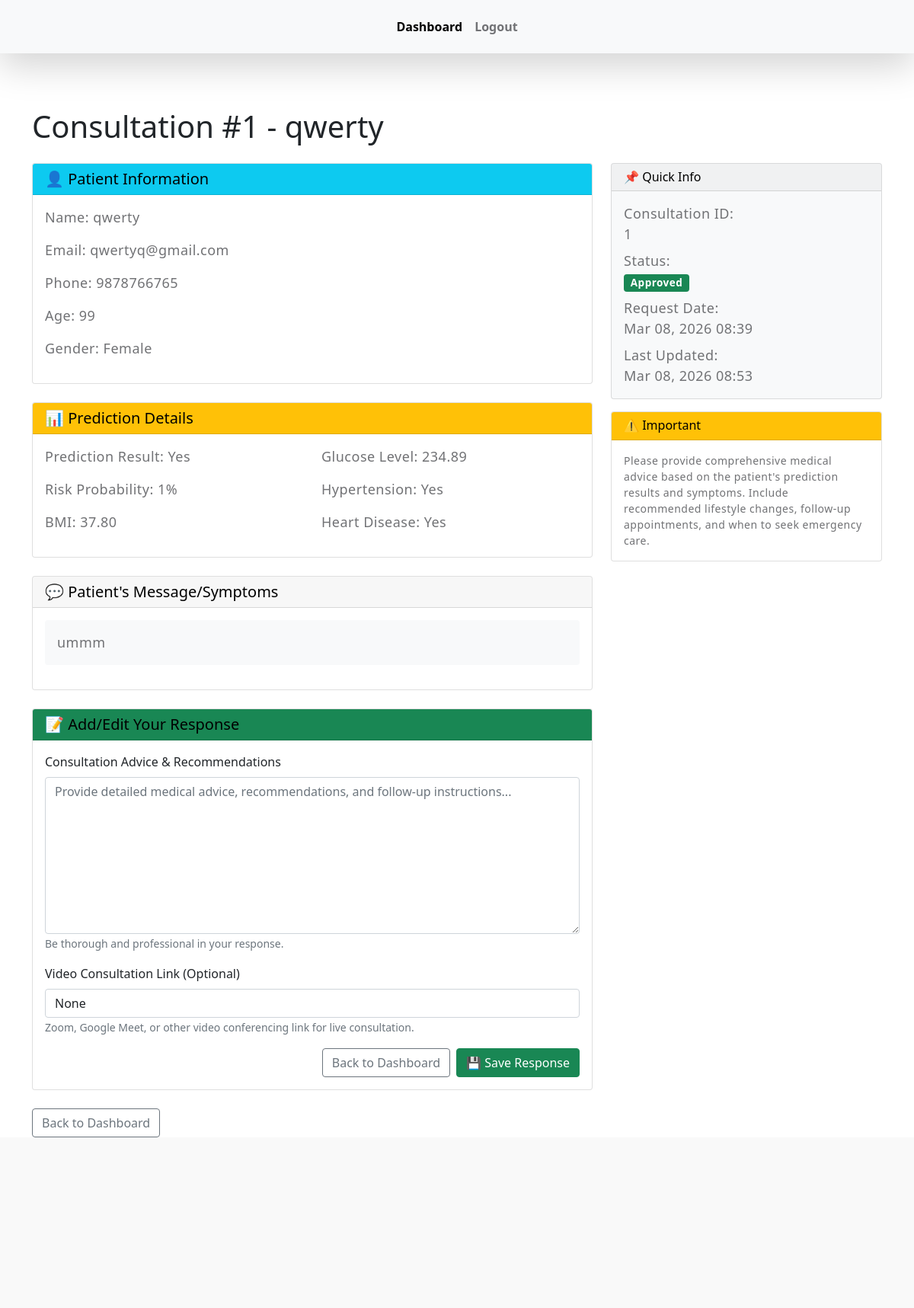
Page /update_consultation/1/ (signed in) on the committed database.
### stroke_prediction/models.py (models this page shows, shortened)
class ConsultationRequest(models.Model):
    STATUS_CHOICES = [
        ('Pending', 'Pending'),
        ('Approved', 'Approved'),
        ('Rejected', 'Rejected'),
    ]
    user = models.ForeignKey(regtable, on_delete=models.CASCADE)
    prediction = models.ForeignKey(Prediction, on_delete=models.CASCADE)
    patient_name = models.CharField(max_length=150)
    email = models.EmailField()
    message = models.TextField(help_text="Message or symptoms description")
    status = models.CharField(max_length=20, choices=STATUS_CHOICES, default='Pending')
    doctor = models.ForeignKey('Doctor', on_delete=models.SET_NULL, blank=True, null=True, related_name='consultations')
    doctor_name = models.CharField(max_length=150, blank=True, null=True)
    consultation_message = models.TextField(blank=True, null=True, help_text="Doctor's response")
    meeting_link = models.URLField(blank=True, null=True, help_text="Video consultation link")
    created_at = models.DateTimeField(auto_now_add=True)
    updated_at = models.DateTimeField(auto_now=True)
    class Meta:
        ordering = ['-created_at']

class regtable(models.Model):
    name=models.CharField(max_length=150)
    phone_number=models.CharField(max_length=120)
    email=models.CharField(max_length=120)
    password=models.CharField(max_length=120)
    password_reset_token=models.CharField(max_length=255, blank=True, null=True)
    password_reset_token_expire=models.DateTimeField(blank=True, null=True)

class Prediction(models.Model):
    user = models.ForeignKey(regtable, on_delete=models.CASCADE)
    gender = models.CharField(max_length=10)
    age = models.IntegerField()
    hypertension = models.IntegerField()
    heart_disease = models.IntegerField()
    ever_married = models.CharField(max_length=10)
    work_type = models.CharField(max_length=30)
    residence_type = models.CharField(max_length=10)
    avg_glucose_level = models.FloatField()
    bmi = models.FloatField()
    smoking_status = models.CharField(max_length=20)
    prediction_result = models.CharField(max_length=5)
    probability_no_stroke = models.FloatField()
    probability_stroke = models.FloatField()
    created_at = models.DateTimeField(auto_now_add=True)

### stroke_prediction/views.py (the view, shortened to what this page needs)
# urls.py: path('update_consultation/<int:consultation_id>/', views.update_consultation_response, name='update_consultation'),
def update_consultation_response(request, consultation_id):
    if 'doctor_id' not in request.session:
        return redirect('doctor_login')
    doctor = Doctor.objects.get(id=request.session['doctor_id'])
    try:
        consultation = ConsultationRequest.objects.get(id=consultation_id, doctor=doctor)
    except ConsultationRequest.DoesNotExist:
        return redirect('doctor_dashboard')
    return render(request, 'doctor_consultation_detail.html', {
        'consultation': consultation
    })

### templates/doctor_consultation_detail.html (shortened to what this page needs)
{% load static %}
{% block content %}
{% include 'header.html' %}
<!DOCTYPE html>
<html lang="en">
<head>
    <link href="https://cdn.jsdelivr.net/npm/bootstrap@5.1.3/dist/css/bootstrap.min.css" rel="stylesheet">
</head>
<body>
    <div class="container mt-5">
        <h1 class="mb-4">Consultation #{{ consultation.id }} - {{ consultation.patient_name }}</h1>
        <div class="row">
            <div class="col-md-8">
                <div class="card mb-4">
                    <div class="card-header bg-info text-white">
                        <h5 class="mb-0">👤 Patient Information</h5>
                    </div>
                    <div class="card-body">
                        <p><strong>Name:</strong> {{ consultation.patient_name }}</p>
                        <p><strong>Email:</strong> {{ consultation.email }}</p>
                        <p><strong>Phone:</strong> {{ consultation.user.phone_number }}</p>
                        <p><strong>Age:</strong> {{ consultation.prediction.age }}</p>
                        <p><strong>Gender:</strong> {{ consultation.prediction.gender }}</p>
                    </div>
                </div>
                <div class="card mb-4">
                    <div class="card-header bg-warning text-dark">
                        <h5 class="mb-0">📊 Prediction Details</h5>
                    </div>
                    <div class="card-body">
                        <div class="row">
                            <div class="col-md-6">
                                <p><strong>Prediction Result:</strong> {{ consultation.prediction.prediction_result }}</p>
                                <p><strong>Risk Probability:</strong> {{ consultation.prediction.probability_stroke|floatformat:0 }}%</p>
                                <p><strong>BMI:</strong> {{ consultation.prediction.bmi|floatformat:2 }}</p>
                            </div>
                            <div class="col-md-6">
                                <p><strong>Glucose Level:</strong> {{ consultation.prediction.avg_glucose_level|floatformat:2 }}</p>
                                <p><strong>Hypertension:</strong> {% if consultation.prediction.hypertension == 1 %}Yes{% else %}No{% endif %}</p>
                                <p><strong>Heart Disease:</strong> {% if consultation.prediction.heart_disease == 1 %}Yes{% else %}No{% endif %}</p>
                            </div>
                        </div>
                    </div>
                </div>
                <div class="card mb-4">
                    <div class="card-header">
                        <h5 class="mb-0">💬 Patient's Message/Symptoms</h5>
                    </div>
                    <div class="card-body">
                        <p class="bg-light p-3 rounded">{{ consultation.message }}</p>
                    </div>
                </div>
                <div class="card">
                    <div class="card-header bg-success text-white">
                        <h5 class="mb-0">📝 Add/Edit Your Response</h5>
                    </div>
                    <div class="card-body">
                        <form method="post">
                            <div class="mb-3">
                                <label for="consultation_message" class="form-label">Consultation Advice & Recommendations</label>
                                <textarea class="form-control" id="consultation_message" name="consultation_message"
                                          rows="8" placeholder="Provide detailed medical advice, recommendations, and follow-up instructions..." required>{{ consultation.consultation_message }}</textarea>
                                <small class="form-text text-muted">Be thorough and professional in your response.</small>
                            </div>
                            <div class="mb-3">
                                <label for="meeting_link" class="form-label">Video Consultation Link (Optional)</label>
                                <input type="url" class="form-control" id="meeting_link" name="meeting_link"
                                       placeholder="https://meet.google.com/... or https://zoom.us/..."
                                       value="{{ consultation.meeting_link }}">
                                <small class="form-text text-muted">Zoom, Google Meet, or other video conferencing link for live consultation.</small>
                            </div>
                            <div class="d-grid gap-2 d-md-flex justify-content-md-end">
                                <a href="/doctor_dashboard/" class="btn btn-outline-secondary">Back to Dashboard</a>
                                <button type="submit" class="btn btn-success">💾 Save Response</button>
                            </div>
                        </form>
                    </div>
                </div>
            </div>
            <div class="col-md-4">
                <div class="card bg-light">
                    <div class="card-header">
                        <h6 class="mb-0">📌 Quick Info</h6>
                    </div>
                    <div class="card-body">
                        <p class="mb-2">
                            <strong>Consultation ID:</strong><br>
                            {{ consultation.id }}
                        </p>
                        <p class="mb-2">
                            <strong>Status:</strong><br>
                            <span class="badge bg-success">{{ consultation.status }}</span>
                        </p>
                        <p class="mb-2">
                            <strong>Request Date:</strong><br>
                            {{ consultation.created_at|date:"M d, Y H:i" }}
                        </p>
                        <p class="mb-0">
                            <strong>Last Updated:</strong><br>
                            {{ consultation.updated_at|date:"M d, Y H:i" }}
                        </p>
                    </div>
                </div>
                <div class="card mt-3">
                    <div class="card-header bg-warning text-dark">
                        <h6 class="mb-0">⚠️ Important</h6>
                    </div>
                    <div class="card-body">
                        <p class="small mb-0">
                            Please provide comprehensive medical advice based on the patient's prediction results and symptoms.
                            Include recommended lifestyle changes, follow-up appointments, and when to seek emergency care.
                        </p>
                    </div>
                </div>
            </div>
        </div>
        <div class="mt-4">
            <a href="/doctor_dashboard/" class="btn btn-outline-secondary">Back to Dashboard</a>
        </div>
    </div>
</body>
</html>
{% include 'footer.html' %}
{% endblock %}

### static/css/templatemo-medic-care.css (style rules this page uses)
:root { --white-color: #FFFFFF; --primary-color: #247cff; --section-bg-color: #F9F9F9; --dark-color: #000000; --title-color: #565758; --p-color: #717275; --border-color: #eaeaea; --body-font-family: 'Open Sans', sans-serif; --h1-font-size: 48px; --h2-font-size: 36px; --h3-font-size: 32px; --h4-font-size: 28px; --h5-font-size: 24px; --h6-font-size: 22px; --p-font-size: 18px; --menu-font-size: 16px; --font-weight-light: 300; --font-weight-normal: 400; --font-weight-semibold: 600; --font-weight-bold: 700; }
body { background: var(--white-color); font-family: var(--body-font-family); position: relative; padding-top: 94px; }
h2, h3, h4, h5, h6 { color: var(--dark-color); line-height: inherit; }
h1, h2, h3, h4, h5, h6 { font-weight: var(--font-weight-semibold); }
h1, h2 { font-weight: var(--font-weight-bold); }
h1 { font-size: var(--h1-font-size); line-height: normal; }
h5 { font-size: var(--h5-font-size); }
h6 { font-size: var(--h6-font-size); }
p { color: var(--p-color); font-size: var(--p-font-size); font-weight: var(--font-weight-light); letter-spacing: 0.5px; }
a, button { touch-action: manipulation; transition: all 0.3s; }
a { color: var(--p-color); text-decoration: none; }
b, strong { font-weight: var(--font-weight-bold); }

### rows in the picture
ConsultationRequest: id "1", patient_name "qwerty", email "qwertyq@gmail.com", user.phone_number "9878766765", prediction.age "99", prediction.gender "Female", prediction.prediction_result "Yes", prediction.probability_stroke "1", prediction.bmi "37.80", prediction.avg_glucose_level "234.89", message "ummm", meeting_link "None", status "Approved", created_at "Mar 08, 2026 08:39", updated_at "Mar 08, 2026 08:53"
